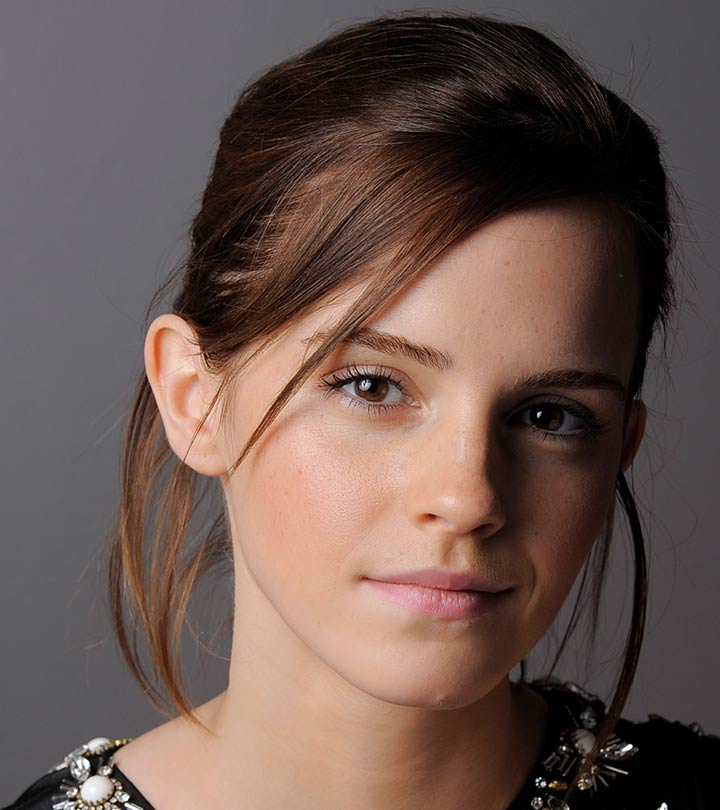
#> input picture EN3160/Assignment-1/a1images/a1images/emma.jpg, 720 x 810 px; the run also reads 1 picture not shown here
$ jupyter execute --allow-errors Assignment-1.ipynb
#> lines starting #> are read from the running program, lines starting #| are printed output that depends on the picture; after the words box and inside, x2 and y2 are one past the last pixel; in counts of white or black regions, pixels touching at a corner belong together
# Question - 01

[cell 1]
import numpy as np
import matplotlib.pyplot as plt
from skimage import io

# Load the grayscale image
image = io.imread('./a1images/a1images/emma.jpg', as_gray=True)
#> image: shape (810, 720) float64; min 0, max 1, mean 0.357

image_scaled = (image * 255).astype(np.uint8)

def transform_intensity(I_in):
    if I_in < 50:
        return I_in
    elif I_in < 150:
        return 100 + (255-100)/(100) * (I_in-50)
    else:
        return I_in

# Aply the transformation
transformed_image = np.vectorize(transform_intensity)(image_scaled)

# Ensure the output intensities are within [0, 255]
transformed_image = np.clip(transformed_image, 0, 255).astype(np.uint8)

transformed_image_rescaled = transformed_image / 255.0
input_intensities = np.arange(0, 255)

# Apply transformation
output_intensities = np.array([transform_intensity(i) for i in input_intensities])


# Display the original and transformed images
plt.figure(figsize=(7, 7))
plt.subplot(1, 2, 1)
plt.imshow(image, cmap='gray')
plt.title('Original Image')
plt.axis('off')

plt.subplot(1, 2, 2)
plt.imshow(transformed_image_rescaled, cmap='gray')
plt.title('Transformed Image')
plt.axis('off')

plt.show()

[cell 2]
import cv2
import numpy as np
from matplotlib import pyplot as plt

image = cv2.imread('./a1images/a1images/daisy.jpg')
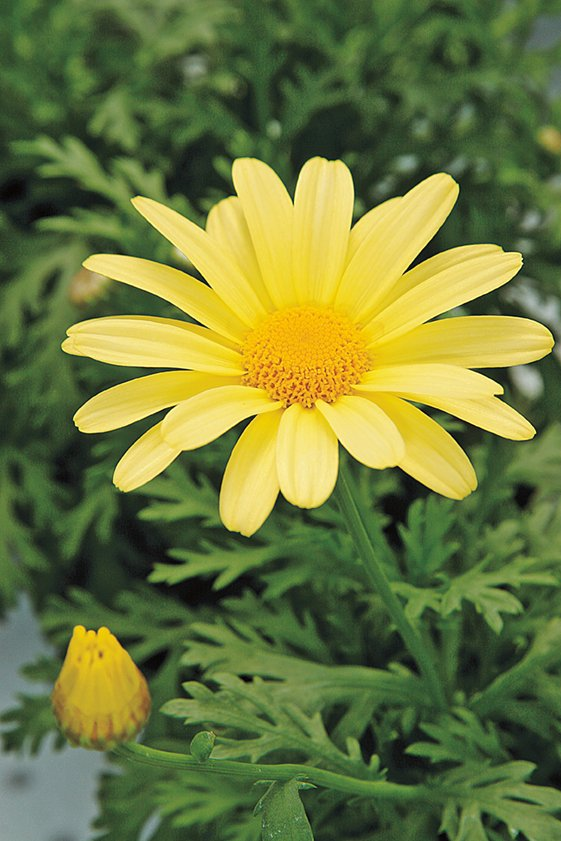
#> input picture EN3160/Assignment-1/a1images/a1images/daisy.jpg, 561 x 841 px
#> image is the input picture: shape (841, 561, 3); mean B, G, R 60.7, 120.3, 108.5
image = cv2.cvtColor(image, cv2.COLOR_BGR2RGB)

mask = np.zeros(image.shape[:2], np.uint8)
bgdModel = np.zeros((1, 65), np.float64)
fgdModel = np.zeros((1, 65), np.float64)
rect = (50 ,100 ,550 ,490)  # Approximate rectangle around the flower
cv2.grabCut(image, mask, rect, bgdModel, fgdModel, 5, cv2.GC_INIT_WITH_RECT)

mask2 = np.where((mask == 2) | (mask == 0), 0, 1).astype('uint8')
foreground = image * mask2[:, :, np.newaxis]
background = image * (1 - mask2[:, :, np.newaxis])

plt.figure(figsize=(25, 5))
plt.subplot(151), plt.imshow(mask2, cmap='gray'), plt.title('Segmentation Mask')
plt.subplot(152), plt.imshow(foreground), plt.title('Foreground Image')
plt.subplot(153), plt.imshow(background), plt.title('Background Image')

blurred_bg = cv2.GaussianBlur(image, (11, 11), 30)
enhanced_image = np.copy(image)
for i in range(3):
    enhanced_image[:, :, i] = image[:, :, i] * mask2 + blurred_bg[:, :, i] * (1 - mask2)

plt.subplot(154), plt.imshow(image), plt.title('Original Image')
plt.subplot(155), plt.imshow(enhanced_image), plt.title('Enhanced Image')
plt.axis('off')
plt.show()

# Question - 02

[cell 3]
import numpy as np
import matplotlib.pyplot as plt
from skimage import io
from skimage.filters import threshold_multiotsu, threshold_otsu


image = io.imread('./a1images/a1images/brain_proton_density_slice.png', as_gray=True)
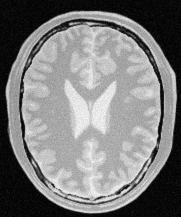
#> input picture EN3160/Assignment-1/a1images/a1images/brain_proton_density_slice.png, 181 x 217 px
#> image is the input picture: shape (217, 181) float64; min 0, max 0.984, mean 0.485

initial_thresh = threshold_otsu(image)
#> initial_thresh = 0.383
brain_mask = image > initial_thresh
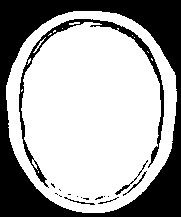
#> brain_mask: shape (217, 181) bool; 65.5% white; 17 black regions (11 under 20 px), largest, box (x1, y1, x2, y2) and area: (0, 0, 181, 217) 11659, (19, 19, 164, 188) 1634, (115, 160, 148, 195) 84, (123, 171, 147, 196) 57, (64, 197, 95, 205) 45, (98, 197, 119, 204) 27

brain_pixels = image[brain_mask]
brain_thresholds = threshold_multiotsu(brain_pixels, classes=2)
#> brain_thresholds = [0.721]

regions = np.digitize(brain_pixels, bins=brain_thresholds) + 1

final_segmentation = np.zeros_like(image, dtype=np.uint8)
final_segmentation[brain_mask] = regions

gray_matter_mask = (final_segmentation == 1)
#> gray_matter_mask: shape (217, 181) bool; 38% white; 236 white regions (229 under 20 px), largest, box (x1, y1, x2, y2) and area: (22, 22, 158, 192) 9963, (6, 12, 175, 211) 4245, (73, 11, 110, 13) 37
white_matter_mask = (final_segmentation == 2)
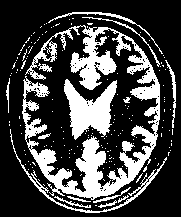
#> white_matter_mask: shape (217, 181) bool; 27.5% white; 173 white regions (158 under 20 px), largest, box (x1, y1, x2, y2) and area: (22, 25, 160, 200) 7121, (64, 79, 117, 140) 1709, (10, 129, 167, 213) 597

fig, ax = plt.subplots(nrows=2, ncols=3, figsize=(18, 11))

ax[0, 0].imshow(image, cmap='gray')
ax[0, 0].set_title('Original MRI Image')
ax[0, 0].axis('off')

ax[0, 1].hist(brain_pixels, bins=255, color='gray')
ax[0, 1].set_title('Histogram of Brain Pixels Only')
for thresh in brain_thresholds:
    ax[0, 1].axvline(thresh, color='r', linestyle='--')
#> this loop made 1 pass
ax[0, 1].set_xlabel('Pixel Intensity')
ax[0, 1].set_ylabel('Frequency')

ax[0, 2].imshow(final_segmentation, cmap='jet')
ax[0, 2].set_title('All Segmented Regions (Improved)')
ax[0, 2].axis('off')

ax[1, 0].imshow(gray_matter_mask, cmap='gray')
ax[1, 0].set_title('Segmented Gray Matter (Improved)')
ax[1, 0].axis('off')

ax[1, 1].imshow(white_matter_mask, cmap='gray')
ax[1, 1].set_title('Segmented White Matter (Improved)')
ax[1, 1].axis('off')

ax[1, 2].axis('off')

plt.suptitle('Improved Brain MRI Segmentation by Removing Background', fontsize=16)
plt.tight_layout(rect=[0, 0.03, 1, 0.95])
plt.show()
#> figure, not shown here; panel 2: tallest bar 630 high, from x = 0.662 to 0.664

# Question - 03

[cell 4]
import numpy as np
import matplotlib.pyplot as plt
from skimage import io, color, exposure
from skimage.util import img_as_float
from skimage.filters import gaussian

# Load the RGB image (use absolute path provided; fall back to relative path if needed)
try:
    image = io.imread(r'C:\Users\HP\Documents\VsCode\Semester 5\EN3160\Assignment-1\a1images\a1images\highlights_and_shadows.jpg')
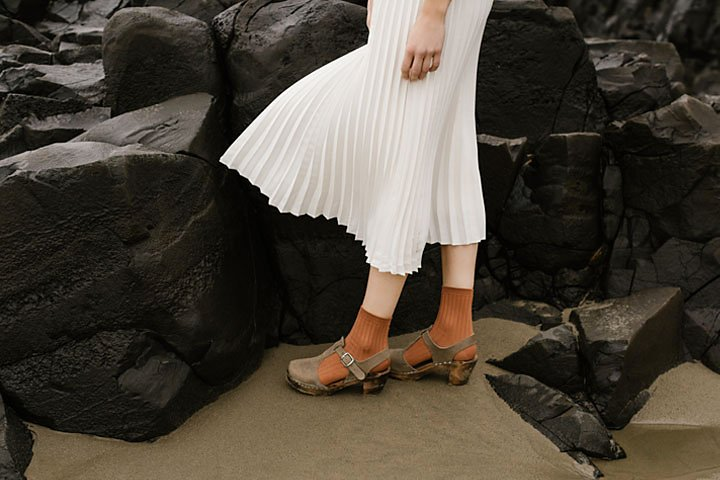
#> input picture EN3160/Assignment-1/a1images/a1images/highlights_and_shadows.jpg, 720 x 480 px, found by its file name
#> image is the input picture: shape (480, 720, 3); mean R, G, B 75.7, 68.6, 58.1
except Exception:
    image = io.imread('./a1images/a1images/highlights_and_shadows.jpg')

image = img_as_float(image)

# Convert to HSV to operate on the Value (luminance-like) channel
hsv = color.rgb2hsv(image)
#> hsv: shape (480, 720, 3) float64; mean of channels 0, 1, 2 0.115, 0.321, 0.297
v_channel = hsv[..., 2]

# Method 1: Global Histogram Equalization on V
v_equalized = exposure.equalize_hist(v_channel)
hsv_equalized = hsv.copy()
hsv_equalized[..., 2] = v_equalized
#> hsv_equalized: shape (480, 720, 3) float64; mean of channels 0, 1, 2 0.115, 0.321, 0.501
image_equalized = color.hsv2rgb(hsv_equalized)

# Method 2: CLAHE (Adaptive Histogram Equalization) on V
v_clahe = exposure.equalize_adapthist(v_channel, clip_limit=0.03)
hsv_clahe = hsv.copy()
hsv_clahe[..., 2] = v_clahe
#> hsv_clahe: shape (480, 720, 3) float64; mean of channels 0, 1, 2 0.115, 0.321, 0.482
image_clahe = color.hsv2rgb(hsv_clahe)
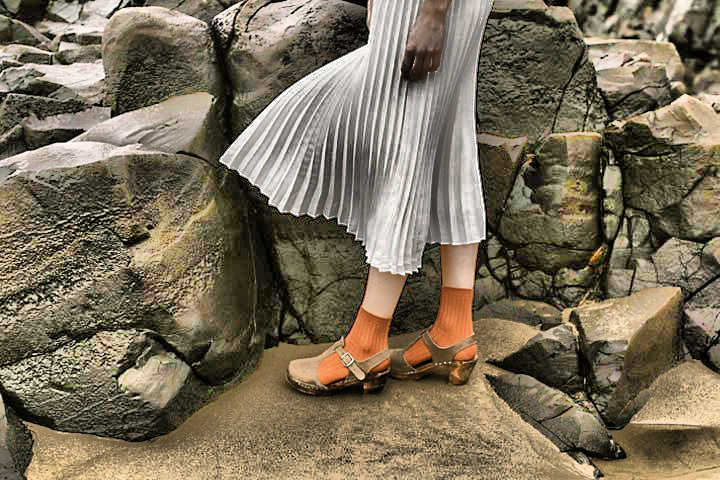
#> image_clahe: shape (480, 720, 3) float64; mean R, G, B 0.481, 0.436, 0.353

# Method 3: Shadow/Highlight correction via dual gamma with smooth masks
low_quantile = np.quantile(v_channel, 0.35)
#> low_quantile = 0.102
high_quantile = np.quantile(v_channel, 0.65)
#> high_quantile = 0.361

shadow_mask = (v_channel < low_quantile).astype(float)
#> shadow_mask: shape (480, 720) float64; values 0 (black) and 1 (white), 33.9% white; 1158 white regions (1064 under 20 px), largest, box (x1, y1, x2, y2) and area: (0, 21, 370, 453) 43369, (472, 9, 720, 373) 41223, (0, 163, 192, 274) 5409
highlight_mask = (v_channel > high_quantile).astype(float)
#> highlight_mask: shape (480, 720) float64; values 0 (black) and 1 (white), 34.9% white; 321 white regions (276 under 20 px), largest, box (x1, y1, x2, y2) and area: (25, 0, 596, 480) 96604, (596, 362, 720, 480) 8486, (0, 98, 211, 183) 6761

# Smooth masks to avoid seams
shadow_weight = gaussian(shadow_mask, sigma=3)
highlight_weight = gaussian(highlight_mask, sigma=3)

# Normalize weights to [0, 1] and compute midtone weight
shadow_weight = shadow_weight / (shadow_weight.max() + 1e-8)
highlight_weight = highlight_weight / (highlight_weight.max() + 1e-8)
midtone_weight = np.clip(1.0 - shadow_weight - highlight_weight, 0.0, 1.0)

# Choose gammas: brighten shadows (<1), slightly compress highlights (>1)
gamma_shadows = 0.6
gamma_highlights = 1.4
gamma_midtones = 1.0

v_shadows_adj = np.power(v_channel, gamma_shadows)
v_highlights_adj = np.power(v_channel, gamma_highlights)
v_midtones_adj = np.power(v_channel, gamma_midtones)

v_dual_gamma = (
    shadow_weight * v_shadows_adj
    + midtone_weight * v_midtones_adj
    + highlight_weight * v_highlights_adj
)
v_dual_gamma = np.clip(v_dual_gamma, 0.0, 1.0)

hsv_dual = hsv.copy()
hsv_dual[..., 2] = v_dual_gamma
#> hsv_dual: shape (480, 720, 3) float64; mean of channels 0, 1, 2 0.115, 0.321, 0.308
image_dual_gamma = color.hsv2rgb(hsv_dual)

# Visualize results and histograms
fig, axes = plt.subplots(2, 3, figsize=(18, 10))

axes[0, 0].imshow(image)
axes[0, 0].set_title('Original')
axes[0, 0].axis('off')

axes[0, 1].imshow(image_equalized)
axes[0, 1].set_title('Global Histogram Equalization')
axes[0, 1].axis('off')

axes[0, 2].imshow(image_clahe)
axes[0, 2].set_title('CLAHE (Adaptive HE)')
axes[0, 2].axis('off')

axes[1, 0].imshow(image_dual_gamma)
axes[1, 0].set_title('Dual-Gamma (Shadows/Highlights)')
axes[1, 0].axis('off')

axes[1, 1].hist(v_channel.ravel(), bins=256, color='gray', alpha=0.7, label='Original')
axes[1, 1].hist(v_equalized.ravel(), bins=256, color='r', alpha=0.5, label='Global HE')
axes[1, 1].set_title('V-channel Histograms (Original vs Global HE)')
axes[1, 1].legend()

axes[1, 2].hist(v_clahe.ravel(), bins=256, color='g', alpha=0.6, label='CLAHE')
axes[1, 2].hist(v_dual_gamma.ravel(), bins=256, color='b', alpha=0.5, label='Dual-Gamma')
axes[1, 2].set_title('V-channel Histograms (CLAHE vs Dual-Gamma)')
axes[1, 2].legend()

plt.tight_layout()

# Save the comparison figure alongside the notebook for submission convenience
fig.savefig('highlights_and_shadows_results.png', dpi=150, bbox_inches='tight')
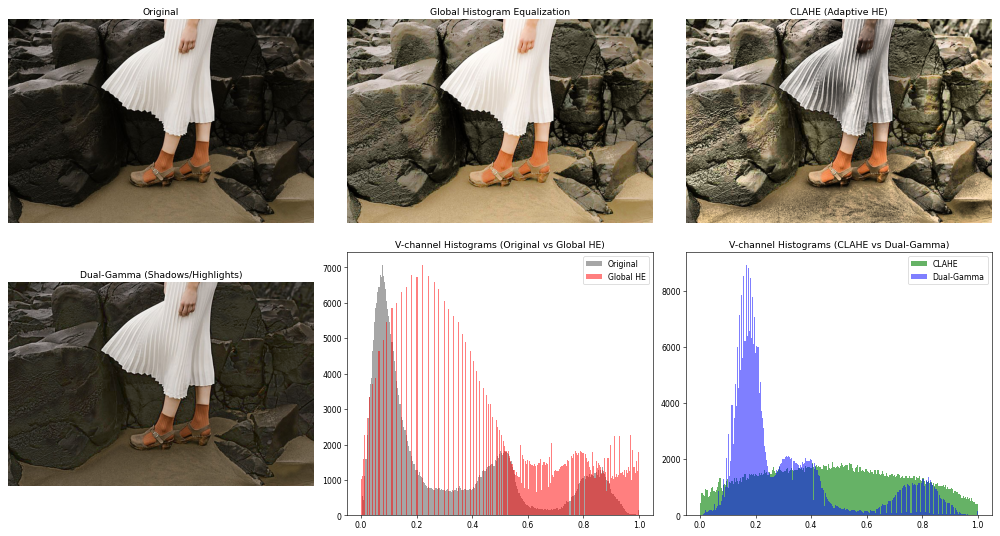
#> figure drawn by matplotlib, 6 panels; panel 5: tallest bar 7073 high, from x = 0.0742 to 0.0781; panel 5: tallest bar 7073 high, from x = 0.219 to 0.223; panel 6: tallest bar 1888 high, from x = 0.477 to 0.48; panel 6: tallest bar 8915 high, from x = 0.164 to 0.168
plt.show()

### Question 03: Gamma Correction on L* in CIE L*a*b*

- Image: `a1images/a1images/highlights_and_shadows.jpg`.
- Converted RGB → CIE L*a*b* and applied gamma correction only on the L* plane.
- **Gamma (γ) used**: 0.8 (brightens shadows slightly).
- Plotted the original and corrected images, and the histograms of L* before and after correction.
- Saved figure as `q3_lab_gamma_results.png` and corrected image as `q3_lab_gamma_corrected.png`.

[cell 5]
import numpy as np
import matplotlib.pyplot as plt
from skimage import io, color
from skimage.util import img_as_float

# Load image (absolute path first, then relative fallback)
try:
    image_rgb = io.imread(r'C:\Users\HP\Documents\VsCode\Semester 5\EN3160\Assignment-1\a1images\a1images\highlights_and_shadows.jpg')
except Exception:
    image_rgb = io.imread('./a1images/a1images/highlights_and_shadows.jpg')

image_rgb = img_as_float(image_rgb)

# Convert RGB -> Lab
image_lab = color.rgb2lab(image_rgb)
#> image_lab: shape (480, 720, 3) float64; mean of channels 0, 1, 2 27.9, 1.1, 7
L_original = image_lab[..., 0]  # Range ~ [0, 100]
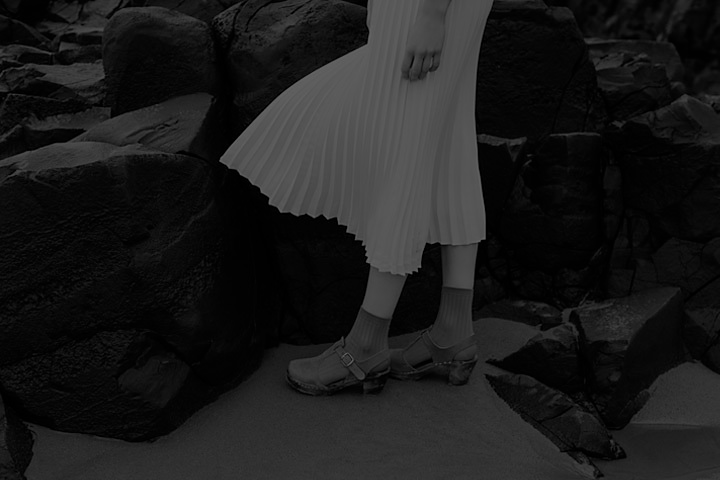
#> L_original: shape (480, 720) float64; min 0, max 100, mean 27.9
a_channel = image_lab[..., 1]
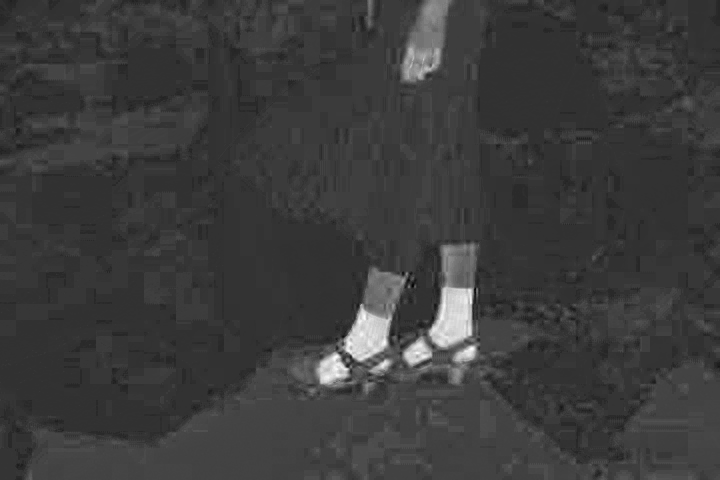
#> a_channel: shape (480, 720) float64; min -8.5, max 32.07, mean 1.1; drawn with min black and max white
b_channel = image_lab[..., 2]

# Gamma correction on L*
gamma_value = 0.8  # state this value in the report
L_norm = np.clip(L_original / 100.0, 0.0, 1.0)
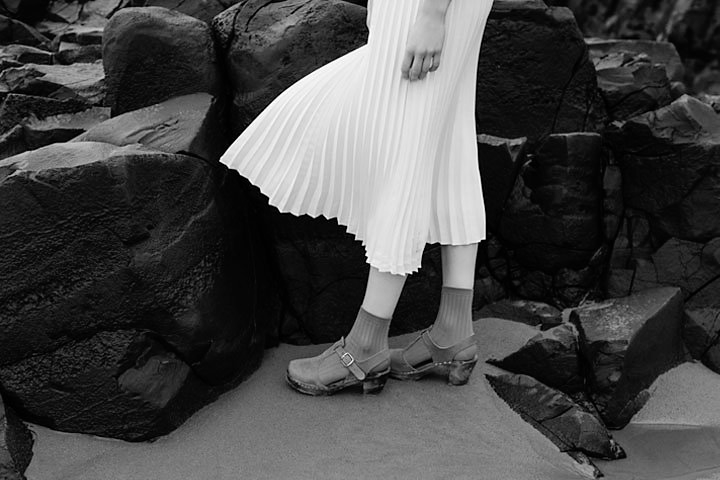
#> L_norm: shape (480, 720) float64; min 0, max 1, mean 0.279
L_corrected = 100.0 * np.power(L_norm, gamma_value)

# Reconstruct corrected image
lab_corrected = np.dstack([L_corrected, a_channel, b_channel])
image_corrected_rgb = np.clip(color.lab2rgb(lab_corrected), 0.0, 1.0)

# Visualization: images and L* histograms
fig, axes = plt.subplots(2, 2, figsize=(14, 10))

axes[0, 0].imshow(image_rgb)
axes[0, 0].set_title('Original RGB')
axes[0, 0].axis('off')

axes[0, 1].imshow(image_corrected_rgb)
axes[0, 1].set_title(f'Gamma-corrected RGB (L*, γ={gamma_value})')
axes[0, 1].axis('off')

axes[1, 0].hist(L_original.ravel(), bins=256, range=(0, 100), color='gray')
axes[1, 0].set_title('Histogram of L* (Original)')
axes[1, 0].set_xlabel('L* (0-100)')
axes[1, 0].set_ylabel('Frequency')

axes[1, 1].hist(L_corrected.ravel(), bins=256, range=(0, 100), color='steelblue')
axes[1, 1].set_title('Histogram of L* (Gamma-corrected)')
axes[1, 1].set_xlabel('L* (0-100)')
axes[1, 1].set_ylabel('Frequency')

plt.tight_layout()
fig.savefig('q3_lab_gamma_results.png', dpi=150, bbox_inches='tight')
#> (the rest of this cell did not finish here and is left out)
